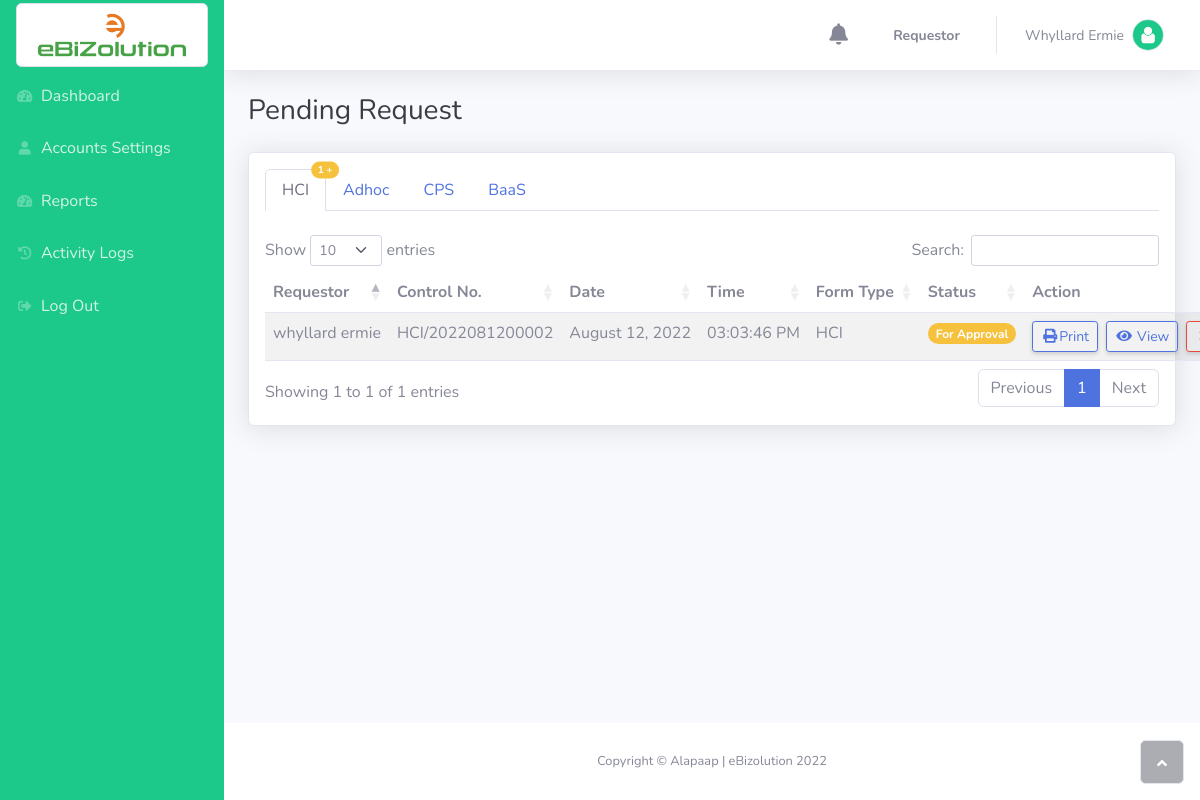
Page /user/pending_request.php (signed in) on the committed database.
### tables this page shows
CREATE TABLE `tbl_user` (
  `uid` int(11) NOT NULL,
  `email_add` text DEFAULT NULL,
  `password` text DEFAULT NULL,
  `first_name` text DEFAULT NULL,
  `last_name` text DEFAULT NULL,
  `middle_name` text DEFAULT NULL,
  `home_address` text DEFAULT NULL,
  `contact_no` text DEFAULT NULL,
  `image` text DEFAULT NULL,
  `status` text DEFAULT NULL,
  `is_online` text DEFAULT '0',
  `token` text DEFAULT NULL,
  `attempt` text DEFAULT NULL,
  `role` text DEFAULT NULL,
  `sub_role` text DEFAULT NULL,
  `default_role` text DEFAULT NULL,
  `multi_role` longtext DEFAULT NULL CHECK (json_valid(`multi_role`)),
  `title` text DEFAULT NULL,
  `designation` text DEFAULT NULL,
  `department` text DEFAULT NULL,
  `date_created` timestamp NOT NULL DEFAULT current_timestamp() ON UPDATE current_timestamp(),
  `date_modified` datetime DEFAULT NULL,
  `created_by` text DEFAULT NULL
);

CREATE TABLE `tbl_hci` (
  `id` int(11) NOT NULL,
  `uid` text DEFAULT NULL,
  `control_number` text DEFAULT NULL,
  `hci_new_control_num` text DEFAULT NULL,
  `hci_up_control_num` text DEFAULT NULL,
  `deleted_hostname` text DEFAULT NULL,
  `form_type` text DEFAULT NULL,
  `fullname` text DEFAULT NULL,
  `email_add` text DEFAULT NULL,
  `contact_no` text DEFAULT NULL,
  `department` text DEFAULT NULL,
  `location` text DEFAULT NULL,
  `cluster` text DEFAULT NULL,
  `hostname` text DEFAULT NULL,
  `vcpu` text DEFAULT NULL,
  `vcpu_comment` text DEFAULT NULL,
  `ram` text DEFAULT NULL,
  `ram_comment` text DEFAULT NULL,
  `os` text DEFAULT NULL,
  `os_comment` text DEFAULT NULL,
  `txt_os_descript` text DEFAULT NULL,
  `txt_define_parti` text DEFAULT NULL,
  `ip_add_vlan` text DEFAULT NULL,
  `ip_comment` text DEFAULT NULL,
  `txt_ip_vlan` text DEFAULT NULL,
  `vlan_comment` text DEFAULT NULL,
  `hci_users` text DEFAULT NULL,
  `txt_hci_users` text DEFAULT NULL,
  `vm_deployment` text DEFAULT NULL,
  `vm_deployment_comment` text DEFAULT NULL,
  `status` text DEFAULT NULL,
  `revised` text DEFAULT NULL,
  `cancelled` text DEFAULT NULL,
  `num_revised` text DEFAULT NULL,
  `date_requested` datetime DEFAULT NULL,
  `approver_id` text DEFAULT NULL,
  `approver` text DEFAULT NULL,
  `app_status` text DEFAULT NULL,
  `appr_date` datetime DEFAULT NULL,
  `reciever_id` text DEFAULT NULL,
  `reciever` text DEFAULT NULL,
  `rec_status` text DEFAULT NULL,
  `rec_date` datetime DEFAULT NULL,
  `performer_id` text DEFAULT NULL,
  `performer` text DEFAULT NULL,
  `perf_status` text DEFAULT NULL,
  `perform_date` datetime DEFAULT NULL,
  `verifier_id` text DEFAULT NULL,
  `verifier` text DEFAULT NULL,
  `ver_status` text DEFAULT NULL,
  `ver_date` datetime DEFAULT NULL,
  `verifier_2id` text DEFAULT NULL,
  `verifier_2` text DEFAULT NULL,
  `ver2_status` text DEFAULT NULL,
  `ver2_date` datetime DEFAULT NULL
);

### user/pending_request.php (the view, shortened to what the rows shown need)
<?php
include '../model/connection.php';
$uid = $_SESSION['uid'];
$sql = mysqli_query($conn,"SELECT * FROM tbl_user where uid = '$uid'  ");
while ($rows = mysqli_fetch_array($sql)):
    $my_fullname    = $rows['first_name']." ".$rows['last_name'];
    $my_role        = $rows['role'];
endwhile;
include 'model/baas_form_2.php';
include 'model/authorize_personnel.php';
?>
<!DOCTYPE html>
<html lang="en">
    <head>
        <link rel="stylesheet" href="assets/bootstrap/css/bootstrap.min.css">
        <link rel="stylesheet" href="assets/css/dataTables.bootstrap5.min.css">
        <link rel="stylesheet" href="assets/fonts/fontawesome-all.min.css">
        <link rel="stylesheet" href="assets/fonts/font-awesome.min.css">
        <link rel="stylesheet" href="assets/fonts/fontawesome5-overrides.min.css">
    </head>
    <body id="page-top">
        <div id="wrapper">
            <div class="d-flex flex-column" id="content-wrapper">
                <div id="content">
                    <?php include 'inc/navbar.php'; ?>
                    <div class="container-fluid">
                        <div class="card shadow">
                            <div class="card-body">
                                <div>
                                    <div class="tab-content pt-4">
                                        <div class="tab-pane active" role="tabpanel" id="tab-1">
                                            <table id="hci_datatables" class="table table-striped table-hover display responsive nowrap" style="width:100%">
                                                <thead class="">
                                                    <tr>
                                                        <th>Requestor</th>
                                                        <th>Control No.</th>
                                                        <th>Date</th>
                                                        <th>Time</th>
                                                        <th>Form Type</th>
                                                        <th>Status</th>
                                                        <th>Action</th>
                                                    </tr>
                                                </thead>
                                                <tbody>
                                                    <?php
                                                        if ($my_role == 1) {
                                                            $hci_query = mysqli_query($conn,"SELECT * FROM tbl_hci where uid = '$uid' and status BETWEEN 2 and 6 ORDER BY date_requested DESC ");
                                                        }else{
                                                            $hci_query = mysqli_query($conn,"SELECT * FROM tbl_hci where status = '$my_role'  ORDER BY date_requested DESC ");
                                                        }
                                                        while ($rows_hci = mysqli_fetch_array($hci_query)):
                                                            $control_number = $rows_hci['control_number'];
                                                            $new_date = date('F d, Y',strtotime($rows_hci['date_requested']));
                                                            $new_time = date('h:i:s A',strtotime($rows_hci['date_requested']));
                                                            echo '<tr>';
                                                            echo '<td>'.$rows_hci['fullname'].'</td>';
                                                            echo '<td>HCI/'.$control_number.'</td>';
                                                            echo '<td>'.$new_date.'</td>';
                                                            echo '<td>'.$new_time.'</td>';
                                                            if ($rows_hci['form_type'] == '1-1') {
                                                                echo '<td>HCI - UPDATE</td>';
                                                            }else if ($rows_hci['form_type'] == '1-2') {
                                                                echo '<td>HCI - DELETE</td>';
                                                            }else{
                                                                echo '<td>HCI</td>';
                                                            }
                                                            if (($rows_hci['status'] >= '2' && $rows_hci['status'] <= '6') && (!empty($rows_hci['num_revised'])) ) {
                                                                $revised = '<span class="ms-2 badge rounded-pill bg-danger">Rev. '.$rows_hci['num_revised'].'</span>';
                                                            }else{
                                                                $revised = '';
                                                            }
                                                            if ($my_role == 1 && $rows_hci['status'] == 2 && $rows_hci['form_type'] == '1') {
                                                                $cancel_btn = '<a class="btn btn-outline-danger btn-sm shadow-sm" href="model/hci_form.php?uid='.$uid.'&control_number='.$rows_hci["control_number"].'&f_type='.$rows_hci['form_type'].'" id="hci_r_cancel" ><i class="fa-fw fas fa-times me-1"></i>Cancel</a>';
                                                            }else if ($my_role == 1 && $rows_hci['status'] == 2 && $rows_hci['form_type'] == '1-1') {
                                                                $cancel_btn = '<a class="btn btn-outline-danger btn-sm shadow-sm" href="model/hci_update_form.php?uid='.$uid.'&control_number='.$rows_hci["control_number"].'&f_type='.$rows_hci['form_type'].'" ><i class="fa-fw fas fa-times me-1"></i>Cancel</a>';
                                                            }else{
                                                                $cancel_btn = "";
                                                            }
                                                            if ($rows_hci['status'] == '2') {
                                                                echo '<td><span class="badge rounded-pill bg-warning">For Approval</span>'.$revised.'</td>';
                                                            }elseif ($rows_hci['status'] == '3') {
                                                                echo '<td><span class="badge rounded-pill bg-warning">For Assessment</span>'.$revised.'</td>';
                                                            }elseif ($rows_hci['status'] == '4') {
                                                                echo '<td><span class="badge rounded-pill bg-warning">For Provisioning</span>'.$revised.'</td>';
                                                            }elseif ($rows_hci['status'] == '5') {
                                                                echo '<td><span class="badge rounded-pill bg-warning">For Confirmation</span>'.$revised.'</td>';
                                                            }elseif ($rows_hci['status'] == '6') {
                                                                echo '<td><span class="badge rounded-pill bg-warning">For Verification</span>'.$revised.'</td>';
                                                            }
                                                            if ($rows_hci['form_type'] == '1-1') {
                                                                echo '<td class="d-flex gap-2">'.
                                                                        '<a class="btn btn-outline-primary btn-sm shadow-sm" href="inc/print/print_hci_up.php?control_number='.$rows_hci["control_number"].'" target="_blank"  ><i class="fa-fw fas fa-print"></i>Print</a>'.
                                                                        '<a class="btn btn-outline-primary btn-sm shadow-sm" href="#view_hci_update'.$rows_hci["control_number"].'" data-bs-toggle="modal" ><i class="fa-fw fas fa-eye me-1"></i>View</a>'.$cancel_btn.'</td>';
                                                                echo '<td>';
                                                                    include 'inc/hci_update.php';
                                                                echo '</td>';
                                                            }else{
                                                                echo '<td class="d-flex gap-2">'.
                                                                        '<a class="btn btn-outline-primary btn-sm shadow-sm" href="inc/print/print_hci.php?control_number='.$rows_hci["control_number"].'" target="_blank"  ><i class="fa-fw fas fa-print"></i>Print</a>'.
                                                                        '<a class="btn btn-outline-primary btn-sm shadow-sm" href="#view_hci'.$rows_hci["control_number"].'" data-bs-toggle="modal" ><i class="fa-fw fas fa-eye me-1"></i>View</a>'.$cancel_btn.
                                                                    '</td>';
                                                            }
                                                            echo '</tr>';
                                                        endwhile;
                                                    ?>
                                                </tbody>
                                            </table>
                                        </div>
                                    </div>
                                </div>
                            </div>
                        </div>
                    </div>
                </div>
            </div>
        </div>
    </body>
</html>

### user/inc/navbar.php (shortened to what the rows shown need)
<?php
    $get_img = mysqli_query($conn,"SELECT * FROM tbl_user where uid = '$uid' ");
    $s_img = mysqli_fetch_array($get_img);
    $my_image = $s_img['image'];
?>
                    <nav class="navbar navbar-light navbar-expand bg-white shadow mb-4 topbar static-top">
                        <div class="container-fluid">
                            <ul class="navbar-nav flex-nowrap ms-auto">
                                <li class="nav-item dropdown no-arrow">
                                    <div class="nav-item dropdown no-arrow">
                                        <a class="dropdown-toggle nav-link" aria-expanded="false" data-bs-toggle="dropdown" href="#">
                                            <span class="d-none d-lg-inline me-2 text-gray-600 small"><?php echo ucwords($my_fullname); ?></span>
                                            <img class="border rounded-circle img-profile" src="<?php echo $my_image != null ? $my_image : 'assets/img/profile.jpg';?>">
                                        </a>
                                    </div>
                                </li>
                            </ul>
                        </div>
                    </nav>

### rows in the picture
tbl_user: my_fullname "Whyllard Ermie"
tbl_hci: fullname "whyllard ermie", control_number "2022081200002", date_requested "August 12, 2022", date_requested "03:03:46 PM", form_type "HCI"

### other values in the picture
$count_hci "1"
